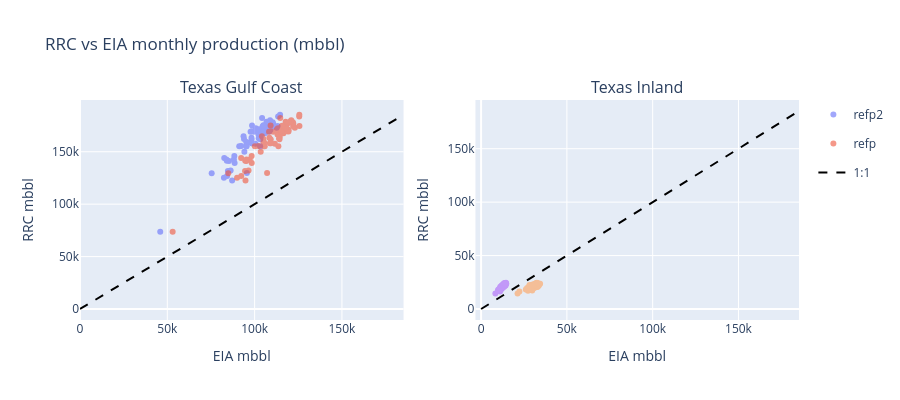

Write notebook code for a chart like this one.
### Code cell
# ── Scatter: RRC vs EIA with 1:1 line ───────────────────────────────────────
fig = make_subplots(cols=2, subplot_titles=list(EIA_DISTRICT_MAP.values()))
max_val = max(compare['eia_mbbl'].max(), compare['rrc_mbbl'].max())

for col, district in enumerate(EIA_DISTRICT_MAP.values(), start=1):
    sub = compare[compare['district'] == district]
    for route in ['refp2', 'refp']:
        s = sub[sub['route'] == route]
        fig.add_trace(
            go.Scatter(x=s['eia_mbbl'], y=s['rrc_mbbl'], mode='markers', name=route, legendgroup=route, showlegend=(col == 1), opacity=0.6),
            row=1, col=col,
        )
    fig.add_trace(
        go.Scatter(x=[0, max_val], y=[0, max_val], mode='lines', name='1:1', line=dict(dash='dash', color='black'), showlegend=(col == 1)),
        row=1, col=col,
    )

fig.update_layout(height=400, title='RRC vs EIA monthly production (mbbl)')
fig.update_xaxes(title_text='EIA mbbl')
fig.update_yaxes(title_text='RRC mbbl')
fig.show()
